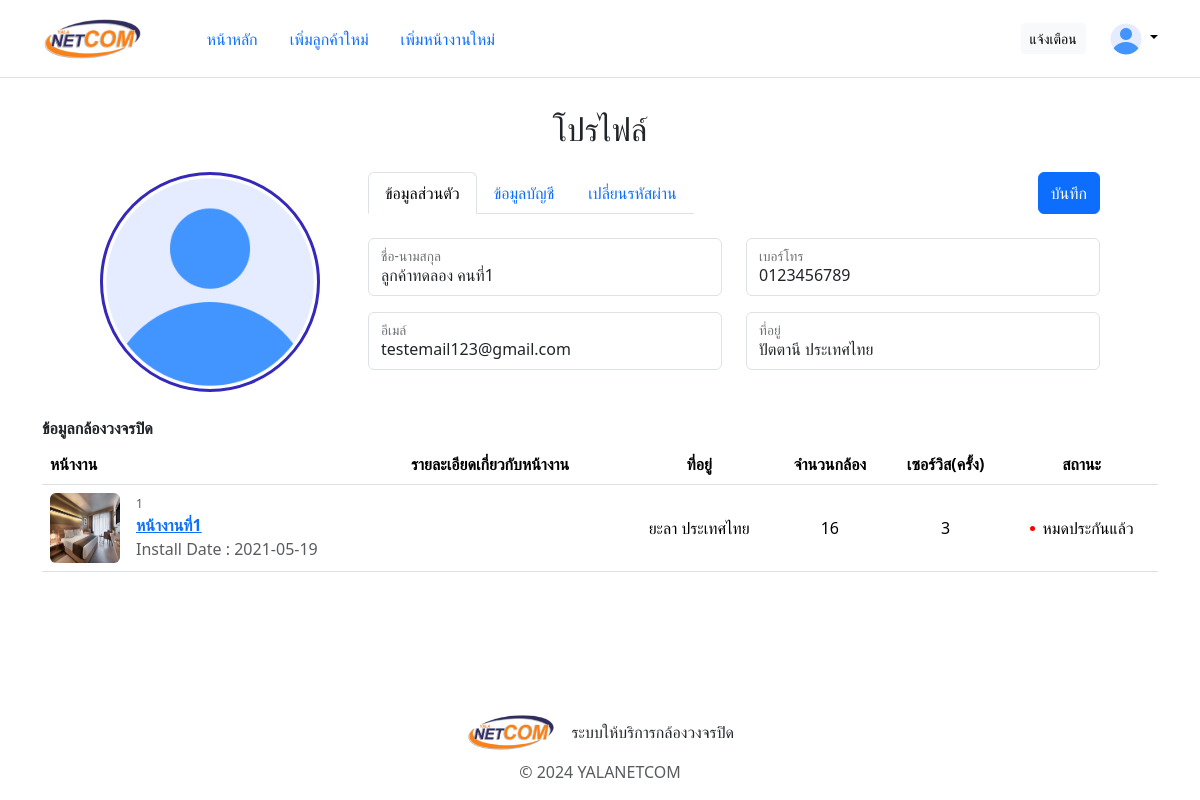
The app's page /template/profile?user-id=3 (signed in) with its own data.
### tables this page shows
CREATE TABLE `user` (
  `user_id` int(10) NOT NULL,
  `name_lastname` varchar(30) NOT NULL,
  `phone` varchar(25) NOT NULL,
  `email` varchar(30) NOT NULL,
  `address` varchar(30) NOT NULL,
  `img_type` varchar(5) DEFAULT NULL
);

CREATE TABLE `worksite` (
  `worksite_id` int(10) NOT NULL,
  `worksite_name` varchar(20) NOT NULL,
  `address` varchar(30) NOT NULL,
  `camera_number` int(3) NOT NULL,
  `install_date` date NOT NULL,
  `other_details` varchar(255) DEFAULT NULL,
  `user_id` int(10) NOT NULL
);

### template/profile/action/load-user.php (called while the page is built, shortened)
<?php
    require_once('../action/dbconnect.php');
    $user_id = $_GET['user-id'];
    try {
        $stmt = $con->prepare("
            SELECT * from user WHERE user.user_id = " . $user_id . "
        ");
        $stmt->execute();
        $user_info = $stmt->fetchAll(PDO::FETCH_ASSOC);
    } catch(PDOException $e) {
        echo "Connection failed: " . $e->getMessage();
    }
?>

### template/profile/action/load-worksite.php (called while the page is built)
<?php
    require_once('../action/dbconnect.php');
    $user_id = $_GET['user-id'];
    try {
        $stmt = $con->prepare("
            SELECT
                w.*,
                COUNT(DISTINCT n.noti_id) AS num_services,
                CASE
                    WHEN w.install_date < DATE_SUB(CURRENT_DATE(), INTERVAL 2 YEAR) THEN 0
                    ELSE 1
                END AS install_date_status
            FROM
                worksite w
            LEFT JOIN
                notification n ON w.worksite_id = n.worksite_id AND n.noti_status = 0
            WHERE
                w.user_id = " . $user_id . "
            GROUP BY
                w.worksite_id;
        ");
        $stmt->execute();
        $worksite_list = $stmt->fetchAll(PDO::FETCH_ASSOC);
    } catch(PDOException $e) {
        echo "Connection failed: " . $e->getMessage();
    }
?>

### template/profile/index.php (the view, shortened to what this page needs)
<?php
  require_once('action/load-user.php');
  require_once('action/load-worksite.php');
?>
<!DOCTYPE html>
<html lang="en">
<head>
  <link href="https://cdn.jsdelivr.net/npm/bootstrap@5.3.3/dist/css/bootstrap.min.css" rel="stylesheet">
  <link href="../../static/css/main.css" rel="stylesheet">
  <link href="../../static/css/view/profile.css" rel="stylesheet">
</head>
<body>
  <header class="p-3 mb-3 border-bottom">
    <div class="container">
      <div class="d-flex flex-wrap align-items-center justify-content-center justify-content-lg-start">
        <a href="../" class="d-flex align-items-center mb-2 mb-lg-0 link-body-emphasis text-decoration-none">
          <img src="../../static/image/logo-sm.png" height="45" alt="">
        </a>
        <ul class="nav nav-pills col-12 col-lg-auto me-lg-auto justify-content-center ms-5">
          <li class="nav-item"><a href="../" class="nav-link">หน้าหลัก</a></li>
          <li class="nav-item"><a href="../new-user.php" class="nav-link">เพิ่มลูกค้าใหม่</a></li>
          <li class="nav-item"><a href="../new-worksite.php" class="nav-link">เพิ่มหน้างานใหม่</a></li>
        </ul>
        <a href="./notify-services.php" class="btn btn-light me-3 btn-sm">แจ้งเตือน</a>
        <div class="dropdown text-end ms-2">
          <a href="#" class="d-block link-body-emphasis text-decoration-none dropdown-toggle" data-bs-toggle="dropdown" aria-expanded="false">
            <img src="../../static/icon/user.png" alt="mdo" width="32" height="32" class="rounded-circle">
          </a>
        </div>
      </div>
    </div>
  </header>
  <div class="container my-container">
    <h2 class="mt-3 text-center">โปรไฟล์</h2>
    <form class="about-user mt-3">
      <div tool class="user-img" onclick="document.getElementById('img-input').click()">
        <img src="../../uploads/user-img/<?php echo $user_info[0]['img_type'] != NULL ? $user_id . "." . $user_info[0]['img_type'] : 'default.png' ; ?>" alt="" id="user-img">
      </div>
      <div class="user-info ps-5">
        <div class="profile-nav pe-0">
          <ul class="nav nav-tabs">
            <li class="nav-item">
              <a class="nav-link active" href="">ข้อมูลส่วนตัว</a>
            </li>
            <li class="nav-item">
              <a class="nav-link" href="./account.php?user-id=<?php echo $user_id; ?>">ข้อมูลบัญชี</a>
            </li>
            <li class="nav-item">
              <a class="nav-link" href="./password-manage.php?user-id=<?php echo $user_id; ?>">เปลี่ยนรหัสผ่าน</a>
            </li>
          </ul>
          <button type="submit" class="btn btn-primary">บันทึก</button>
        </div>
        <div class="col mt-4">
          <div class="row">
            <div class="col input-group mb-3">
              <div class="form-floating">
                <input type="text" class="form-control" placeholder="ชื่อ-นามสกุล" value="<?php echo $user_info[0]['name_lastname']; ?>">
                <label>ชื่อ-นามสกุล</label>
              </div>
            </div>
            <div class="col input-group mb-3">
              <div class="form-floating">
                <input type="text" class="form-control" placeholder="เบอร์โทร" value="<?php echo $user_info[0]['phone']; ?>">
                <label>เบอร์โทร</label>
              </div>
            </div>
          </div>
          <div class="row">
            <div class="col input-group mb-3">
              <div class="form-floating">
                <input type="text" class="form-control" placeholder="อีเมล์" value="<?php echo $user_info[0]['email']; ?>">
                <label>อีเมล์</label>
              </div>
            </div>
            <div class="col input-group mb-3">
              <div class="form-floating">
                <input type="text" class="form-control" placeholder="ที่อยู่" value="<?php echo $user_info[0]['address']; ?>">
                <label>ที่อยู่</label>
              </div>
            </div>
          </div>
        </div>
      </div>
    </form>
    <p style="width: 100%; font-weight: bold; text-align: left;" class="mb-0 pb-1 pt-4">ข้อมูลกล้องวงจรปิด</p>
    <div class="container p-0">
      <table class="table align-middle mb-0 bg-white">
        <thead>
          <tr>
            <th>หน้างาน</th>
            <th>รายละเอียดเกี่ยวกับหน้างาน</th>
            <th class="text-center">ที่อยู่</th>
            <th class="text-center">จำนวนกล้อง</th>
            <th class="text-center">เซอร์วิส(ครั้ง)</th>
            <th class="text-center">สถานะ</th>
          </tr>
        </thead>
        <tbody>
        <?php
          foreach ($worksite_list as $worksite) {
        ?>
          <tr>
            <td>
              <div class="d-flex align-items-center">
                <img src="../../static/image/test/2.jpg" alt="" style="width: 70px; height: 70px" class="rounded"/>
                <div class="ms-3 d-flex flex-column">
                  <p class="m-0 text-muted" style="font-size: 12px;"><?php echo $worksite['worksite_id']; ?></p>
                  <a href=""><p class="fw-bold mb-0"><?php echo $worksite['worksite_name']; ?></p></a>
                  <p class="text-muted m-0">Install Date : <?php echo $worksite['install_date']; ?></p>
                </div>
              </div>
            </td>
            <td>
            </td>
            <td class="text-center">
              <?php echo $worksite['address']; ?>
            </td>
            <td class="text-center">
              <?php echo $worksite['camera_number']; ?>
            </td>
            <td class="text-center">
              <?php echo $worksite['num_services']; ?>
            </td>
            <td class="text-center">
              <div class="d-flex align-items-center justify-content-center">
                <?php
                  if($worksite['install_date_status']) {
                    echo '<div class="me-2" style="width: 5px; height: 5px; border-radius: 50%; background-color: yellow;"></div>อยู่ในประกัน';
                  }else {
                    echo '<div class="me-2" style="width: 5px; height: 5px; border-radius: 50%; background-color: red;"></div>หมดประกันแล้ว';
                  }
                ?>
              </div>
            </td>
          </tr>
        <?php
          }
        ?>
        </tbody>
      </table>
    </div>
  </div>
  <footer class="pt-3">
    <ul class="nav align-items-center justify-content-center mb-2">
      <img src="../../static/image/logo-sm.png" class="me-3" height="40" alt="">
      <li class="nav-item">ระบบให้บริการกล้องวงจรปิด</li>
    </ul>
    <p class="text-center text-body-secondary">© 2024 YALANETCOM</p>
  </footer>
</body>
</html>

### static/css/main.css (style rules this page uses)
* { margin: 0px; padding: 0px; font-family:'Segoe UI', Tahoma, Geneva, Verdana, sans-serif; }
html, body { height: 100%; display: flex; flex-direction: column; justify-content: space-between; }
.my-container { flex-grow: 1; }

### static/css/view/profile.css (style rules this page uses)
.my-container { flex-grow: 1; display: flex; flex-direction: column; justify-content: start; align-items: center; }

### records on screen
user: name_lastname "ลูกค้าทดลอง คนที่1", phone "0123456789", email "testemail123@gmail.com", address "ปัตตานี ประเทศไทย"
worksite: worksite_id "1", worksite_name "หน้างานที่1", install_date "2021-05-19", address "ยะลา ประเทศไทย", camera_number "16", num_services "3"
